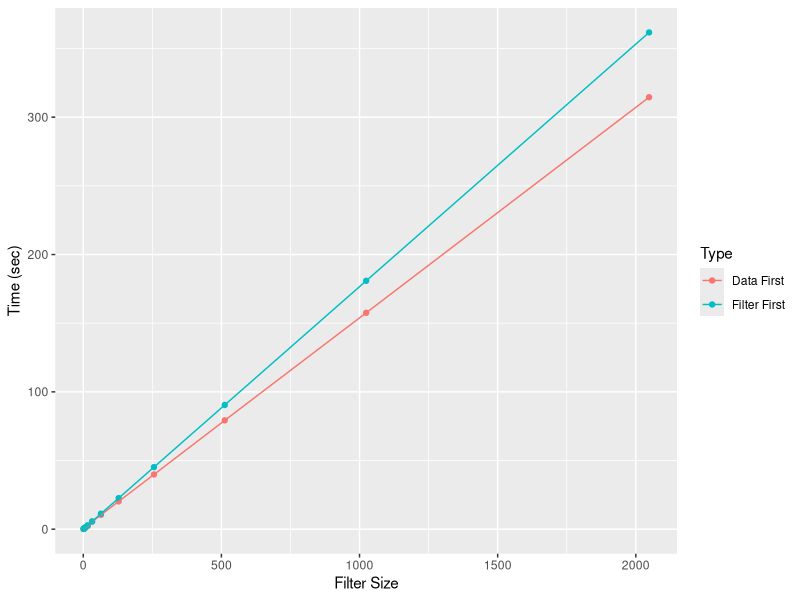
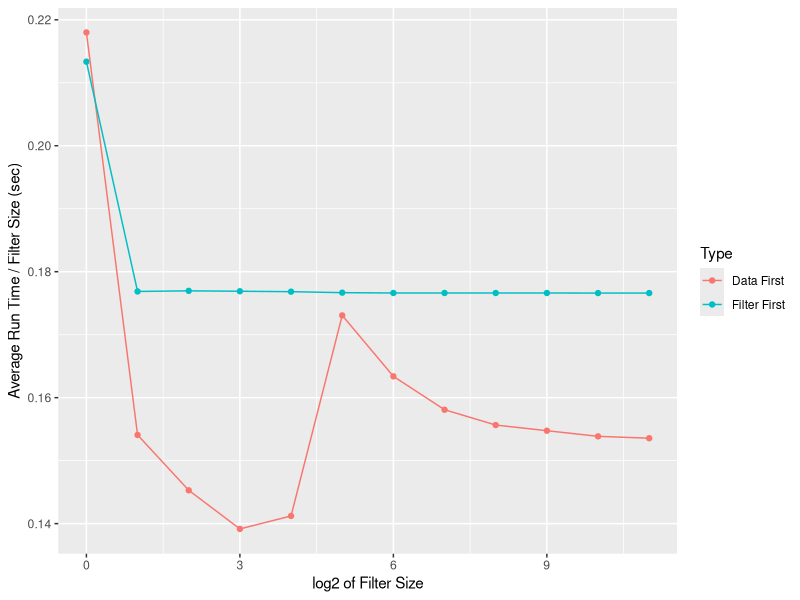
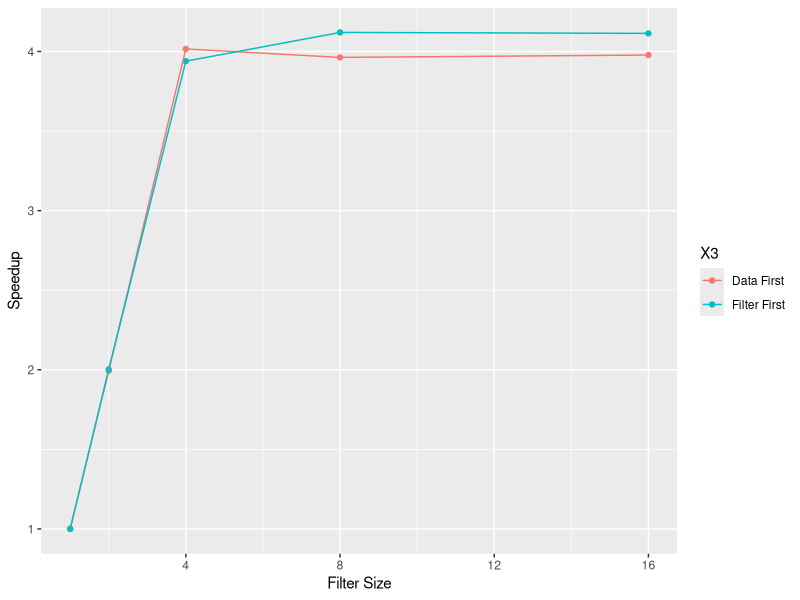

These figures' R source, in order:
library(readr)
library(dplyr)
library(ggplot2)

serial <- read_csv("serial.txt", skip = 1, n_max = 480, col_names = F)
parallel <- read_csv("parallel.txt", skip = 1, n_max = 200, col_names = F)

serial_ave <- serial %>% group_by(X2, X4) %>% summarise(Time = mean(X3), 
                                                        lower = t.test(X3)$conf.int[1],
                                                        upper = t.test(X3)$conf.int[2])
ggplot(aes(x = X4, y = Time, color = X2), data = serial_ave) +
#      geom_ribbon(aes(x = X4, ymin = lower, ymax = upper, col = X2), alpha = 0.3) +
      geom_point() +geom_line() + xlab("Filter Size") + ylab("Time (sec)") + 
      scale_color_discrete(name = "Type")

serial_ave <- serial_ave %>% mutate(nTime = Time / X4)
ggplot(aes(x = log2(X4), y = nTime, color = X2), data = serial_ave) +
      geom_point() +geom_line() + xlab("log2 of Filter Size") + ylab("Average Run Time / Filter Size (sec)") + 
      scale_color_discrete(name = "Type")

parallel_ave <- parallel %>% group_by(X1, X3) %>% summarise(Time = mean(X4))
parallel_ave$Speedup = NA
data_first <- parallel_ave$X3 == "Data First"
parallel_ave$Speedup[data_first] <- 
      parallel_ave$Time[data_first][1]/parallel_ave$Time[data_first]

filter_first <- parallel_ave$X3 == "Filter First"
parallel_ave$Speedup[filter_first] <- 
      parallel_ave$Time[filter_first][1]/parallel_ave$Time[filter_first]
ggplot(aes(x = X1, y = Speedup, color = X3), data = parallel_ave) + geom_point() + geom_line() + xlab("Filter Size")
